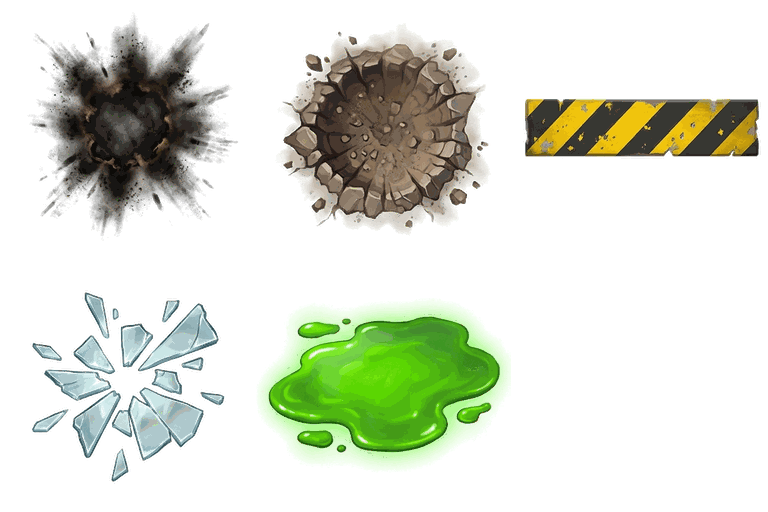
#> input picture src/img/fb5/decals.png, 768 x 512 px, given in place of 特效_激光导弹_2x3.jpg, which was not available; the run also reads 1 picture not shown here
$ python cut2d.py ../../src/img/fb5/decals.png ../../src/img/fb5/fx_laser.png
#> lines starting #> are read from the running program, lines starting #| are printed output that depends on the picture; after the words box and inside, x2 and y2 are one past the last pixel; in counts of white or black regions, pixels touching at a corner belong together; pictures that were not available may be replaced by others from this repository, and a replacement may not be noted
"""设计 116B：第 5 关装甲暴君的 2D 图处理 → src/img/fb5/
用法：python3 tools/tyrant_rig/cut2d.py 装甲暴君素材文件夹 输出文件夹
都是 2x3 拼图（每格往里缩 8px 去掉分隔线），输出 768×512 的拼图（每格 256，排法跟 fb4 一样：上排 0 1 2、下排 3 4 5）：
- fx_laser.png（黑底 → 透明；原图每格中间有灰色十字格线，先抹掉）：0 红激光、1 导弹尾焰、2 爆炸火球、3 地面火、4 主炮光柱、5 熔化地面
  0～4 叠加画；5 熔化地面带黑石头，按普通混合画
- fx_shield.png（黑底 → 透明）：0 护盾罩、1 电弧、2 电磁脉冲环、3 牵引漩涡、4 封锁电火花、5 核心光；全部叠加画
- decals.png（白底抠掉）：0 烧痕、1 弹坑、2 黄黑警示条、3 碎玻璃、4 绿色培养液、5 空（头像另出）；普通混合画
- boss_5.png：贴花图第 6 格的头像，圆形抠出来，256×256
- floor.jpg：金属格栅地板 1024；wall.jpg：实验室墙 1024（原图本来就是无缝的，只重新压）"""
import sys, os
import numpy as np
from PIL import Image, ImageFilter, ImageDraw
SRC, OUT = sys.argv[1], sys.argv[2]
os.makedirs(OUT, exist_ok=True)
CELL = 256


def cells(fn, inset=8):
#> called with fn = '特效_激光导弹_2x3.jpg', inset = 8
    im = Image.open(os.path.join(SRC, fn)).convert('RGB'); W, H = im.size; cw, ch = W / 3, H / 2
#> after `im = Image.open(os.path.join(SRC, fn)).convert('RGB')`:
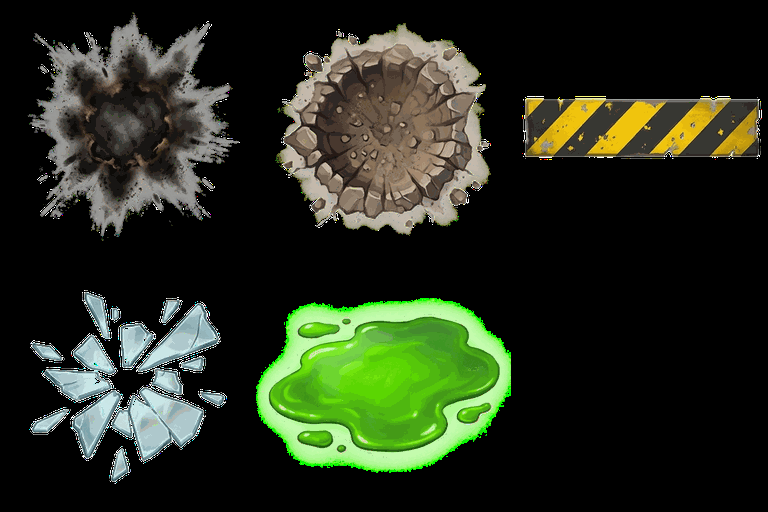
#> im: PIL image 768x512 RGB; mean R, G, B 38.7, 46.3, 29.5
#> after `W, H = im.size`: W = 768; H = 512
#> after `cw, ch = (W / 3, H / 2)`: cw = 256; ch = 256
    out = []
    for r in range(2):
        for c in range(3):
            x0, y0 = int(c * cw) + inset, int(r * ch) + inset; x1, y1 = int((c + 1) * cw) - inset, int((r + 1) * ch) - inset
            out.append(im.crop((x0, y0, x1, y1)))
#> after the loop, out = 6 items
    return out


def fit(cell, size=CELL):
    w, h = cell.size; s = max(w, h); c = Image.new('RGBA', (s, s), (0, 0, 0, 0)); c.paste(cell, ((s - w) // 2, (s - h) // 2))
    return c.resize((size, size), Image.LANCZOS)


def glow(cell):          # 亮的特效：透明度 = 亮度，颜色还原成不透明的颜色
    a = np.asarray(cell).astype(np.float32); m = a.max(axis=2)
    al = np.clip((m - 14) / 200, 0, 1) ** 0.9
    c = np.where(al[..., None] > 0.01, np.clip(a / np.maximum(al[..., None], 1e-3), 0, 255), 0)
    return Image.fromarray(np.dstack([c, al * 255]).astype(np.uint8), 'RGBA')


def dark(cell, lo=9, k=42):   # 黑底上的暗东西（黑羽毛、烟）：比黑底亮一点就算不透明，颜色保留
    a = np.asarray(cell).astype(np.float32); m = a.max(axis=2)
    al = np.clip((m - lo) / k, 0, 1)
    return Image.fromarray(np.dstack([a, al * 255]).astype(np.uint8), 'RGBA')


def unwhite(cell, k=70, hi=None):   # 白底抠掉（底色按四个角量，有的格子底是浅灰）
    a = np.asarray(cell).astype(np.float32)
    if hi is None:
        cn = np.concatenate([a[:12, :12], a[:12, -12:], a[-12:, :12], a[-12:, -12:]]).reshape(-1, 3).min(axis=1)
        hi = min(246, float(np.median(cn)) - 6)
    al = np.clip((hi - a.min(axis=2)) / k, 0, 1)
    c = np.where(al[..., None] > 0.01, np.clip((a - 255 * (1 - al[..., None])) / np.maximum(al[..., None], 1e-3), 0, 255), 0)
    return Image.fromarray(np.dstack([c, al * 255]).astype(np.uint8), 'RGBA')


def crackonly(cell):     # 裂纹那格是一整块水泥：只留暗的裂缝，水泥面透明
    a = np.asarray(cell).astype(np.float32); lum = a @ [0.3, 0.59, 0.11]
    blur = np.asarray(Image.fromarray(lum.astype(np.uint8)).filter(ImageFilter.GaussianBlur(9))).astype(np.float32)
    al = np.clip((blur - lum - 14) / 40, 0, 1)
    # 格子外圈的白边去掉
    al[(a.min(axis=2) > 236)] = 0
    h, w = al.shape; yy, xx = np.mgrid[0:h, 0:w]; r = np.hypot((xx - w / 2) / (w / 2), (yy - h / 2) / (h / 2))
    al *= np.clip((0.86 - r) / 0.3, 0, 1)   # 往外圈淡掉，原图那块水泥的方框边就没了
    c = np.clip(a * 0.8, 0, 255)
    return Image.fromarray(np.dstack([c, al * 255]).astype(np.uint8), 'RGBA')


def sheet(imgs, name):
    S = Image.new('RGBA', (CELL * 3, CELL * 2), (0, 0, 0, 0))
    for i, im in enumerate(imgs):
        if im is not None: S.paste(im, ((i % 3) * CELL, (i // 3) * CELL))
    save(S, name); return S


def save(im, name):   # 透明 PNG 压成 256 色（看不出差别，文件小 4～5 倍）
    im.quantize(256, method=Image.Quantize.FASTOCTREE, dither=Image.Dither.FLOYDSTEINBERG).save(os.path.join(OUT, name), optimize=True)


def unline(im):   # 抹掉原图里的灰色细格线（整列 / 整行大部分是偏灰的点）
    a = np.asarray(im).astype(np.float32); H, W, _ = a.shape
#> after `H, W, _ = a.shape`: H = 240; W = 240
    L = a.mean(axis=2)
    # 格线：上下（左右）隔 3 像素都是黑底、自己却是灰的点；一行（列）里这种点够多就算格线（线压在特效下面的那段也一起抹）
    def lines(L):
        nb = (np.roll(L, 3, 0) < 22) & (np.roll(L, -3, 0) < 22); hit = nb & (L > 24)
#> after `nb = (np.roll(L, 3, 0) < 22) & (np.roll(L, -3, 0) < 22)`:
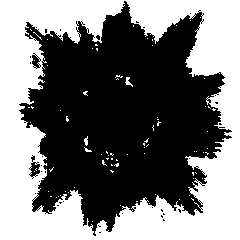
#> nb: shape (240, 240) bool; 46.6% white; 81 white regions (78 under 20 px), largest, box (x1, y1, x2, y2) and area: (0, 0, 240, 240) 26520, (125, 77, 133, 87) 35, (84, 136, 88, 146) 26
#> after `hit = nb & (L > 24)`: hit: shape (240, 240) bool; 0.73% white in thin lines or dots, all inside (x1, y1, x2, y2) = (20, 5, 232, 233)
        return [y for y in range(3, L.shape[0] - 3) if hit[y].sum() > 25 and hit[y].sum() > 0.5 * nb[y].sum()]
    rows = lines(L); cols = lines(L.T)
#> after `rows = lines(L)`: rows = []
#> in lines (call 2), `nb = (np.roll(L, 3, 0) < 22) & (np.roll(L, -3, 0) < 22)`: nb: shape (240, 240) bool; 46.3% white; 86 white regions (84 under 20 px), largest, box (x1, y1, x2, y2) and area: (0, 0, 240, 240) 26400, (82, 126, 89, 137) 41
#> in lines (call 2), `hit = nb & (L > 24)`:
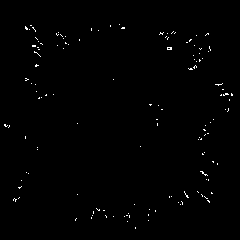
#> hit: shape (240, 240) bool; 0.65% white in thin lines or dots, all inside (x1, y1, x2, y2) = (4, 24, 233, 229)
#> after `cols = lines(L.T)`: cols = []
    out = a.copy()
    for x in cols:
        l, r = max(0, x - 3), min(W - 1, x + 3)
        while l in cols and l > 0: l -= 1
        while r in cols and r < W - 1: r += 1
        out[:, x] = np.minimum(a[:, l], a[:, r]) * 0.5 + (a[:, l] + a[:, r]) * 0.25
#> this loop made 0 passes
    a = out.copy()
    for y in rows:
        u, d = max(0, y - 3), min(H - 1, y + 3)
        while u in rows and u > 0: u -= 1
        while d in rows and d < H - 1: d += 1
        out[y] = np.minimum(a[u], a[d]) * 0.5 + (a[u] + a[d]) * 0.25
    print('格线', len(cols), '列', len(rows), '行')
#| 格线 0 列 0 行
    return Image.fromarray(out.astype(np.uint8))


cs = [unline(c) for c in cells('特效_激光导弹_2x3.jpg')]
#> in unline (call 2), `a = np.asarray(im).astype(np.float32)`:
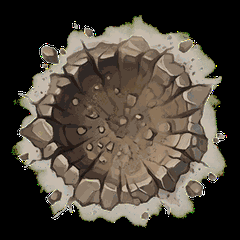
#> a: shape (240, 240, 3) float32; mean R, G, B 74.9, 67.1, 57.4
#> in lines (call 3), `nb = (np.roll(L, 3, 0) < 22) & (np.roll(L, -3, 0) < 22)`: nb: shape (240, 240) bool; 39% white; 16 white regions (15 under 20 px), largest, box (x1, y1, x2, y2) and area: (0, 0, 240, 240) 22442
#> in lines (call 3), `hit = nb & (L > 24)`: hit: shape (240, 240) bool; 0.16% white in thin lines or dots, all inside (x1, y1, x2, y2) = (11, 24, 227, 219)
#> in lines (call 4), `nb = (np.roll(L, 3, 0) < 22) & (np.roll(L, -3, 0) < 22)`: nb: shape (240, 240) bool; 39.1% white; 17 white regions (16 under 20 px), largest, box (x1, y1, x2, y2) and area: (0, 0, 240, 240) 22473
#> in lines (call 4), `hit = nb & (L > 24)`: hit: shape (240, 240) bool; 0.18% white in thin lines or dots, all inside (x1, y1, x2, y2) = (15, 13, 228, 225)
#| 格线 0 列 0 行
#> in lines (call 5), `nb = (np.roll(L, 3, 0) < 22) & (np.roll(L, -3, 0) < 22)`: nb: shape (240, 240) bool; 73.4% white; 22 black regions (19 under 20 px), largest, box (x1, y1, x2, y2) and area: (2, 85, 240, 154) 15176, (101, 153, 145, 154) 44, (55, 85, 86, 86) 31
#> in lines (call 5), `hit = nb & (L > 24)`: hit: shape (240, 240) bool; 0.04% white in thin lines or dots, all inside (x1, y1, x2, y2) = (2, 91, 240, 149)
#> in lines (call 6), `nb = (np.roll(L, 3, 0) < 22) & (np.roll(L, -3, 0) < 22)`: nb: shape (240, 240) bool; 75.3% white; 21 black regions (18 under 20 px), largest, box (x1, y1, x2, y2) and area: (88, 0, 151, 240) 14135, (150, 98, 151, 148) 50, (88, 52, 89, 89) 37
#> in lines (call 6), `hit = nb & (L > 24)`: hit: shape (240, 240) bool; 0.04% white in thin lines or dots, all inside (x1, y1, x2, y2) = (89, 5, 152, 238)
#| 格线 0 列 0 行
#> in lines (call 7), `nb = (np.roll(L, 3, 0) < 22) & (np.roll(L, -3, 0) < 22)`: nb: shape (240, 240) bool; 66.5% white; 20 black regions (16 under 20 px), largest, box (x1, y1, x2, y2) and area: (21, 25, 213, 203) 17810, (101, 179, 123, 223) 583, (151, 30, 175, 64) 459, (190, 123, 219, 147) 448
#> in lines (call 7), `hit = nb & (L > 24)`: hit: shape (240, 240) bool; 0.45% white in thin lines or dots, all inside (x1, y1, x2, y2) = (21, 33, 219, 218)
#> in lines (call 8), `nb = (np.roll(L, 3, 0) < 22) & (np.roll(L, -3, 0) < 22)`: nb: shape (240, 240) bool; 66.5% white; 19 black regions (14 under 20 px), largest, box (x1, y1, x2, y2) and area: (26, 18, 200, 216) 17182, (182, 98, 220, 126) 654, (76, 19, 99, 60) 547, (33, 148, 61, 178) 481, (125, 187, 144, 222) 393
#> in lines (call 8), `hit = nb & (L > 24)`: hit: shape (240, 240) bool; 0.52% white in thin lines or dots, all inside (x1, y1, x2, y2) = (26, 24, 220, 216)
#| 格线 0 列 0 行
#> in unline (call 5), `a = np.asarray(im).astype(np.float32)`:
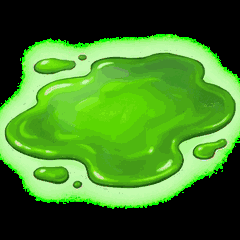
#> a: shape (240, 240, 3) float32; mean R, G, B 66.4, 123.4, 38.6
#> in lines (call 9), `nb = (np.roll(L, 3, 0) < 22) & (np.roll(L, -3, 0) < 22)`: nb: shape (240, 240) bool; 37.5% white; 6 white regions (4 under 20 px), largest, box (x1, y1, x2, y2) and area: (0, 0, 240, 104) 10796, (0, 146, 240, 240) 10784
#> in lines (call 9), `hit = nb & (L > 24)`: hit: shape (240, 240) bool; 0.02% white in thin lines or dots, all inside (x1, y1, x2, y2) = (20, 53, 240, 174)
#> in lines (call 10), `nb = (np.roll(L, 3, 0) < 22) & (np.roll(L, -3, 0) < 22)`: nb: shape (240, 240) bool; 38.5% white; 4 white regions (2 under 20 px), largest, box (x1, y1, x2, y2) and area: (148, 0, 240, 240) 11094, (0, 0, 101, 240) 11063
#> in lines (call 10), `nb = (np.roll(L, 3, 0) < 22) & (np.roll(L, -3, 0) < 22)`:
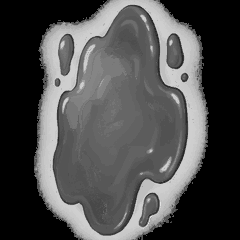
#> L: shape (240, 240) float32; min 0, max 234.3, mean 76.1
#> in lines (call 10), `hit = nb & (L > 24)`: hit: shape (240, 240) bool; 0.09% white in thin lines or dots, all inside (x1, y1, x2, y2) = (37, 37, 209, 223)
#| 格线 0 列 0 行
#> in unline (call 6), `a = np.asarray(im).astype(np.float32)`: a: shape (240, 240, 3) float32; every value is 0
#> in unline (call 6), `L = a.mean(axis=2)`: L: shape (240, 240) float32; every value is 0
#> in lines (call 11), `nb = (np.roll(L, 3, 0) < 22) & (np.roll(L, -3, 0) < 22)`: nb: shape (240, 240) bool; every value is 1
#> in lines (call 11), `hit = nb & (L > 24)`: hit: shape (240, 240) bool; every value is 0
#| 格线 0 列 0 行
#> in unline (call 6), `return Image.fromarray(out.astype(np.uint8))`: returned value: PIL image 240x240 RGB; every value is 0
#> cs = 6 items
sheet([fit(glow(c)) if i != 5 else fit(dark(c, lo=14, k=40)) for i, c in enumerate(cs)], 'fx_laser.png')
#> in glow, `m = a.max(axis=2)`:
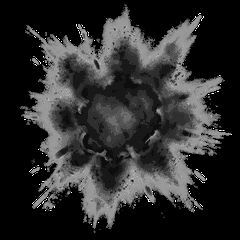
#> m: shape (240, 240) float32; min 0, max 255, mean 44.6
#> in fit, `w, h = cell.size`: w = 240
#> the loop in sheet, `for i, im in enumerate(imgs):` made 6 passes
cs = cells('特效_护盾电磁_2x3.jpg')
sheet([fit(glow(c)) for c in cs], 'fx_shield.png')
#> the loop in sheet (call 2), `for i, im in enumerate(imgs):` made 6 passes

cs = cells('贴花和头像_2x3.jpg')
sheet([fit(unwhite(cs[0], k=90)), fit(unwhite(cs[1])), fit(unwhite(cs[2])), fit(unwhite(cs[3], k=40)), fit(unwhite(cs[4])), None], 'decals.png')
#> in unwhite, `cn = np.concatenate([a[:12, :12], a[:12, -12:], a[-12:, :12], a[-12:, ..`: cn = 576 values from 0 to 0
#> in unwhite, `hi = min(246, float(np.median(cn)) - 6)`: hi = -6
av = cs[5]; a = np.asarray(av).astype(np.int16)
m = (np.abs(a - a[4, 4]).sum(axis=2) > 40); ys, xs = np.nonzero(m)
#> after `ys, xs = np.nonzero(m)`: ys = 18207 values from 0 to 239; xs = 18207 values, max 237 at index 532, min 8 at index 17820, mean 121.9
x0, x1, y0, y1 = xs.min(), xs.max(), ys.min(), ys.max(); s = max(x1 - x0, y1 - y0)
#> after `x0, x1, y0, y1 = (xs.min(), xs.max(), ys.min(), ys.max())`: x0 = 8; x1 = 237; y0 = 0; y1 = 239
#> after `s = max(x1 - x0, y1 - y0)`: s = 239
cx, cy = (x0 + x1) // 2, (y0 + y1) // 2
#> cx = 122; cy = 119
av = av.crop((cx - s // 2, cy - s // 2, cx + s // 2, cy + s // 2)).resize((CELL * 4, CELL * 4), Image.LANCZOS).convert('RGBA')
mask = Image.new('L', av.size, 0); ImageDraw.Draw(mask).ellipse((4, 4, av.size[0] - 4, av.size[1] - 4), fill=255)
av.putalpha(mask); save(av.resize((CELL, CELL), Image.LANCZOS), 'boss_5.png')

for src, dst in (('贴图_金属格栅地板.jpg', 'floor.jpg'), ('贴图_实验室墙.jpg', 'wall.jpg')):
#> (the run stopped early here; a loop or call above may not have finished)
